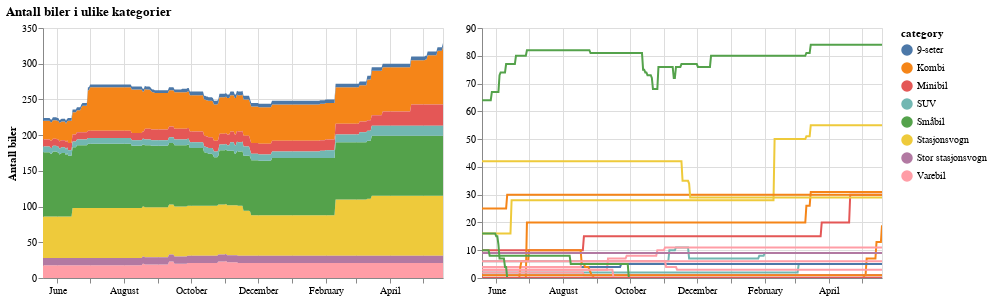

The specification (Vega-Lite) saved for this image:
### Vega-Lite specification from a JSON file in a GitHub repository (floating-point values rounded to 4 significant figures; data arrays with more than 128 entries replaced by an {"elided": "..."} marker saying what was removed)
{"config": {"view": {"continuousWidth": 400, "continuousHeight": 300}}, "hconcat": [{"mark": "area", "encoding": {"color": {"type": "nominal", "field": "category"}, "tooltip": {"type": "nominal", "field": "category"}, "x": {"type": "temporal", "axis": {"title": null}, "field": "index"}, "y": {"type": "quantitative", "aggregate": "sum", "axis": {"title": "Antall biler"}, "field": "antall"}}, "height": 250, "selection": {"selector001": {"type": "single", "on": "click", "fields": ["category"]}}}, {"mark": "line", "encoding": {"color": {"type": "nominal", "field": "category"}, "detail": {"type": "nominal", "field": "name"}, "tooltip": [{"type": "nominal", "field": "name"}], "x": {"type": "temporal", "axis": {"title": null}, "field": "index"}, "y": {"type": "quantitative", "axis": {"title": null}, "field": "antall"}}, "height": 250, "selection": {"selector002": {"type": "interval", "bind": "scales", "encodings": ["x", "y"]}}, "transform": [{"filter": {"selection": "selector001"}}]}], "data": {"name": "data-6b1ae9817a576b74fda3a1d5f42be3fe"}, "title": "Antall biler i ulike kategorier", "$schema": "https://vega.github.io/schema/vega-lite/v4.8.1.json", "datasets": {"data-6b1ae9817a576b74fda3a1d5f42be3fe": {"elided": "8784 records"}}}
